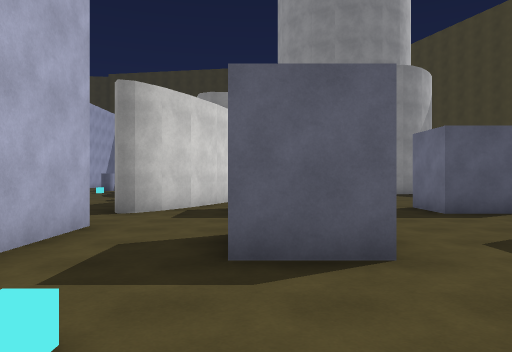
View 1 (above)

24 first-person views from a walk through a Unity game level. The camera is 1.5 m above the floor, looks level and sees 70° across. The floor is counted in squares, 2 m on a side. Each view is taken from the middle of a square. On the plan, view 1 faces up. The plan holds only what a view shows up to about 11 squares ahead; the rest is blank. The place goes on beyond the plan. Surface patterns are stand-ins for the level's own textures.

View 2
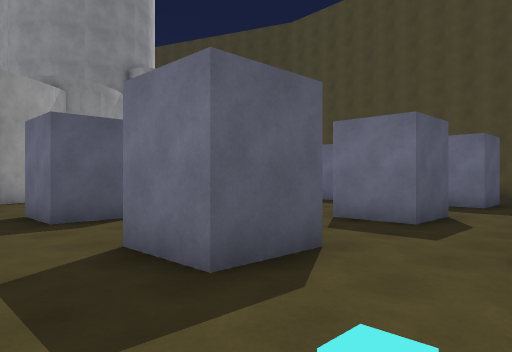

View 3
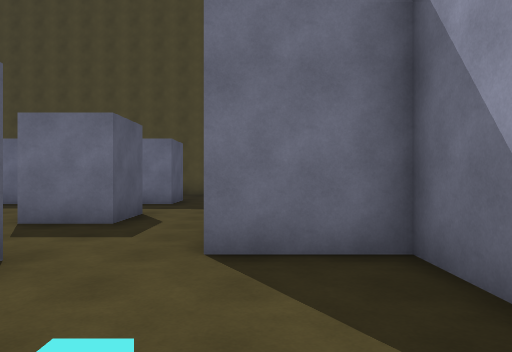

View 4
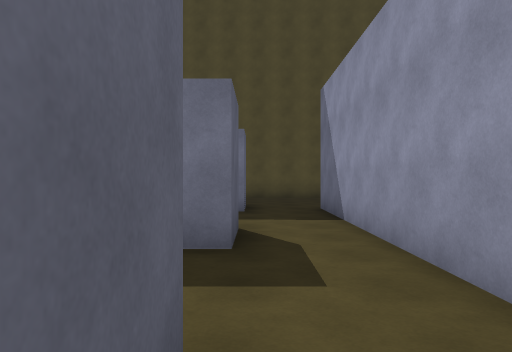

View 5
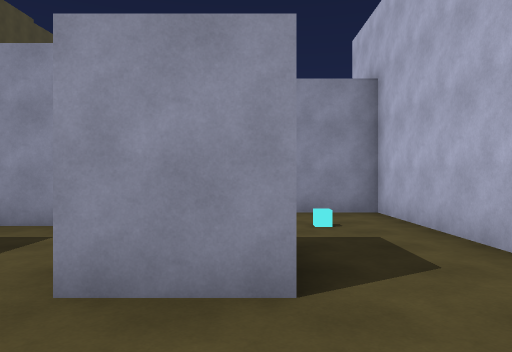

View 6
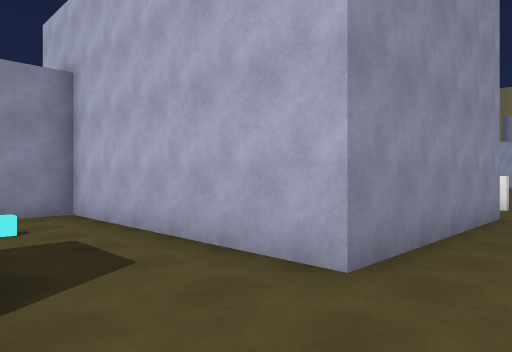

View 7
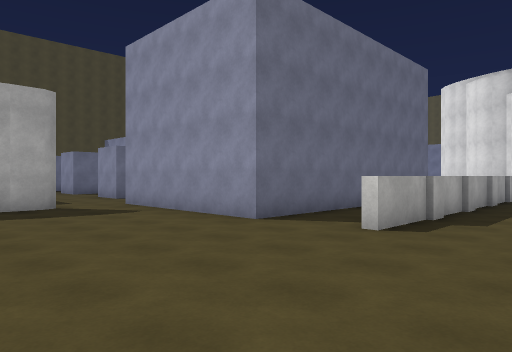

View 8
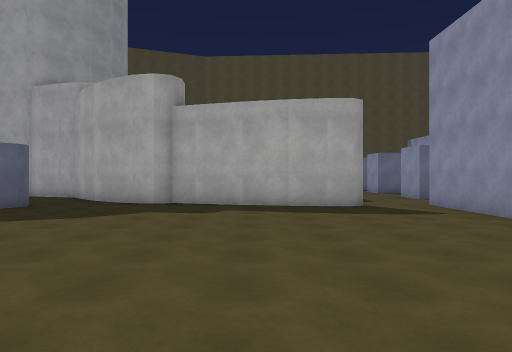

View 9
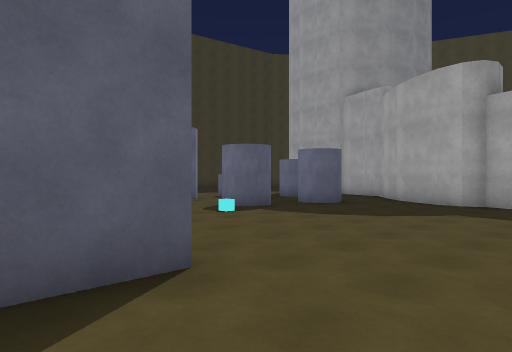

View 10
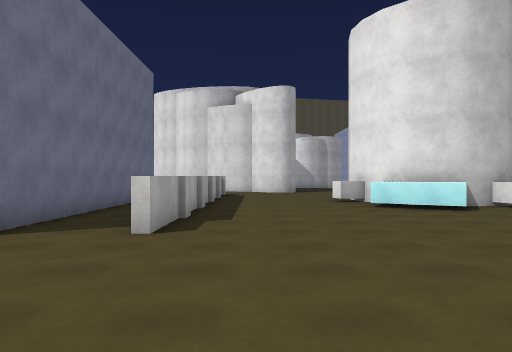

View 11
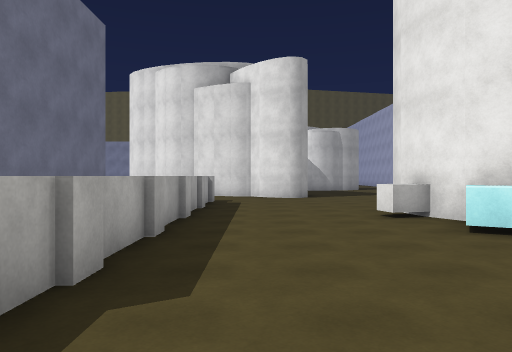

View 12
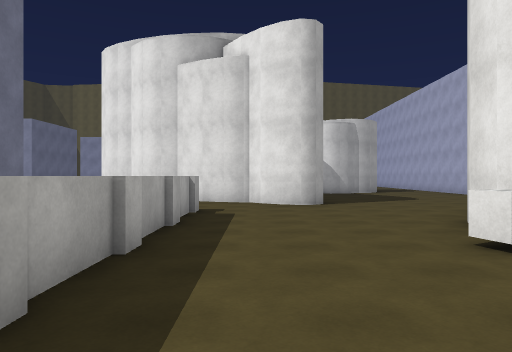

View 13
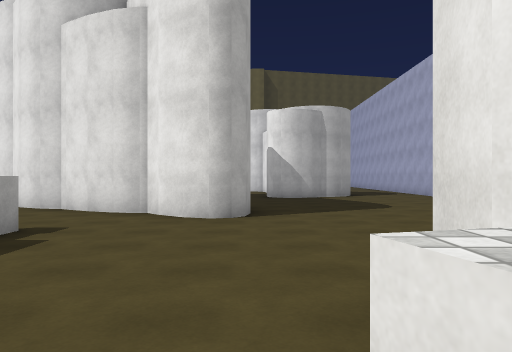

View 14
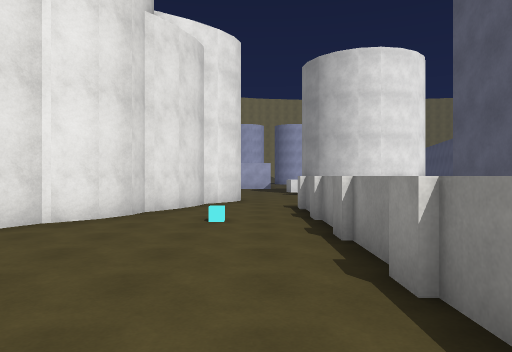

View 15
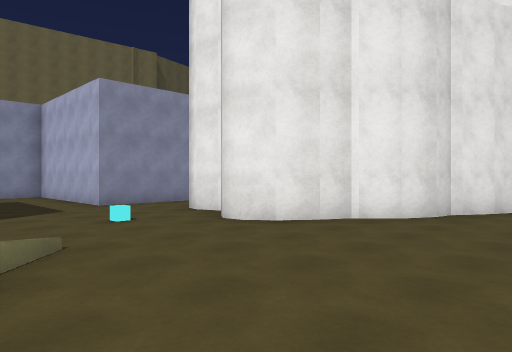

View 16
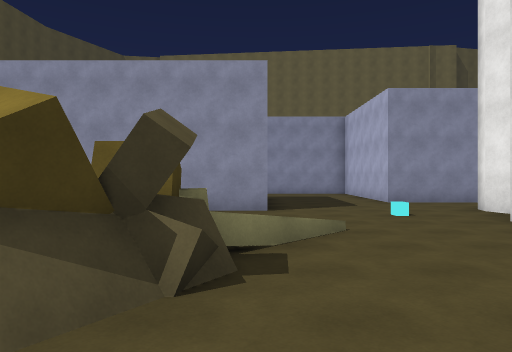

View 17
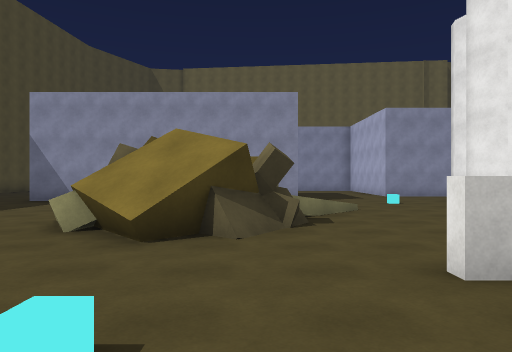

View 18
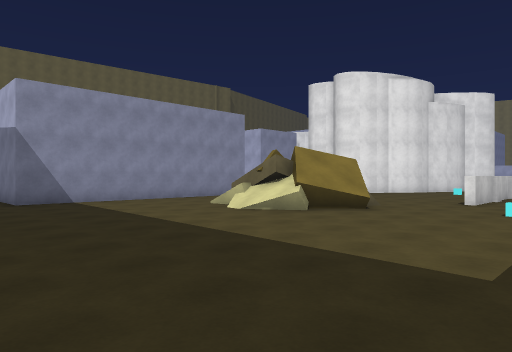

View 19
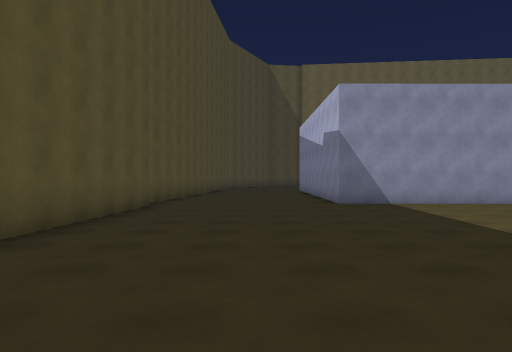

View 20
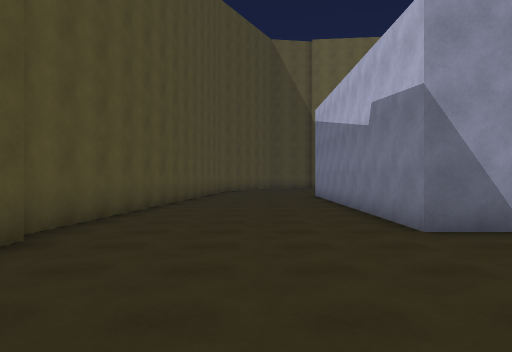

View 21
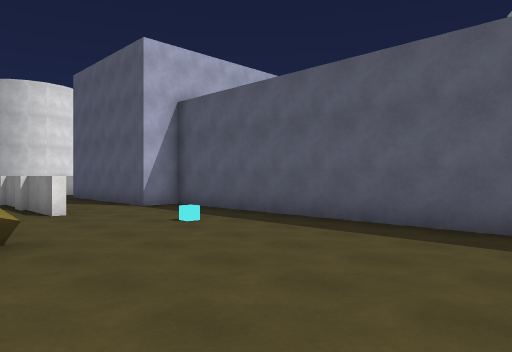

View 22
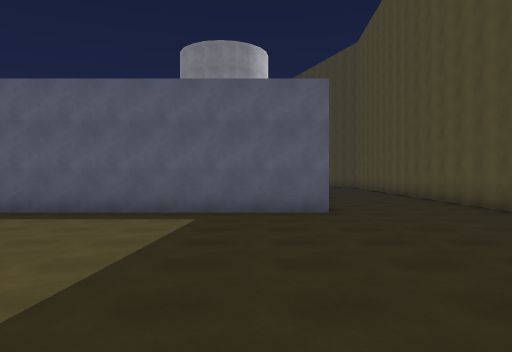

View 23
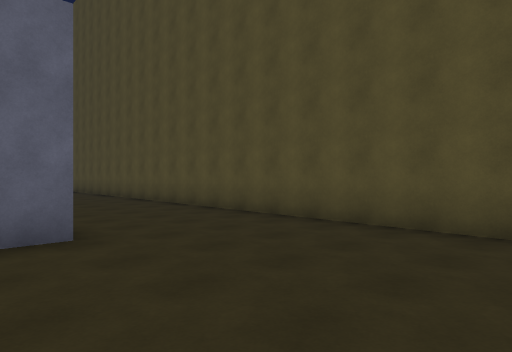

View 24
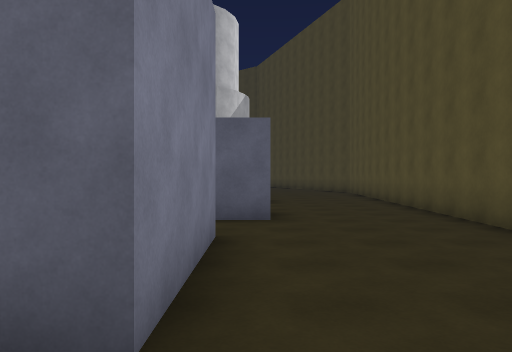

### Floor plan
Points are (right, up) in squares from view 1. A wall is a line through its corners. A room is listed if a view was taken in it or the views show most of it. See-through windows are left out.
Room 1 (views 1, 2, 3, 4)
walls: (2.1, 1.5) (5.5, 1.5); (1.2, 3.2) (-0.2, 3.2); (-2.5, 3.5) (-2.5, -0.5) (1.5, -0.5) (1.5, 1.5); (5.2, 3.2) (3.8, 3.2)
ways out: opening at (-1.5, 4) to room 2; opening at (2.5, 4) to room 2; opening at (4.5, 2.5) to room 3
objects: cyan cube (-1, 1)
Room 2 (views 5, 6, 7, 8, 9, 10, 11, 12, 13, 14, 15, 16, 17, 18, 19, 20, 21, 22, 23, 24)
walls: (-1.5, -4.9) (-2.4, -4.9); (-2.4, -4.6) (-1.5, -4.6); (-0.2, 3.2) (-0.2, 4.7) (1.2, 4.7); (2.4, -8) (2, -9.8); (3.8, 3.2) (3.8, 4.8); (7.5, 1.5) (8.5, 1.5) (8.5, -1.5) (-2.5, -1.5) (-2.5, -2.5) (-7.5, -2.5) (-7.5, 5.5) (-2.5, 5.5) (-2.5, 3.5); (-5.6, -10.1) (-5.3, -10.6) (-5.2, -11); (1, 7.2) (-0.2, 7.2) (-0.2, 8.8); (-2.9, 7.5) (-2.9, 8.3); (-8.6, -8.3) (-8, -8.4) (-7.4, -8.7) (-6.7, -9.4) (-6.2, -9.7) (-5.5, -10.2); (-2, 7.9) (-2.4, 7.4) (-2.9, 7.3); (-3, 8.2) (-2.6, 10.4); (-10.1, -7.4) (-8.6, -8.1); (-1.5, 8.8) (-2.1, 7.8); (-1.3, -12.9) (6.7, -12.9) (6.7, -19); (5.1, 7.2) (3.8, 7.2) (3.8, 8.8); (-11.1, -7) (-10.9, -7.3) (-10, -7.5); (-6.1, -12.1) (-5.9, -12.8) (-6, -13.3); (9.2, 3.2) (7.8, 3.2) (7.8, 4.1); (-11.8, -6.6) (-11.1, -7.1); (-0.8, 10.4) (-1.6, 8.7); (-2.6, 10.3) (-1.9, 12.2) (-2.1, 12.8) (-1.9, 13.4) (-1.5, 14.1); (7.8, 7.2) (7.8, 7.8); (-12.9, -7.4) (-12.8, -6.8) (-12.6, -6.5) (-12.2, -6.5) (-11.6, -6.7); (-14.1, -0.8) (-14, -1.5) (-14.1, -2.3) (-14.4, -2.8); (12.1, -5.1) (12.9, 8); (-15.5, 0.7) (-15, 0.5) (-14.5, -0.1) (-14.2, -0.7) (-13.4, -0.5) (-13.3, -1); (-7.4, -15.4) (-4.8, -15.4) (-4.8, -17.9); (0.8, 12.9) (0, 12.5); (-15.5, 2.2) (-13.7, 1.1); (-1.6, 14.1) (-1, 14.8); (11.7, -12.3) (12, -7.2); (-10.2, 12.5) (-11.6, 12.5); (11.3, -19.1) (12, -12.6)
low walls: (1.3, -6) (1.8, -6.4)
ways out: opening at (-1.5, 4) to room 1; opening at (2.5, 4) to room 1; opening at (6.5, 4) to room 3; opening at (8, 2.5) to room 3; opening at (-6.5, -14.5)
objects: block (-10, -5) to (-9, -5); block (-10, -3); block (-10, -1); block (-10, 1); block (-10, 3); block (-8, -5) to (-7, -5); cyan cube (-7, -7); cyan cube (-7, 16); block (-6, -5) to (-5, -5); cyan cube (-4, -12); block (-4, -5) to (-3, -5); block (0, -9) to (1, -9); cyan cube (1, -3)
Room 3 (no view inside)
walls: (5.5, 1.5) (7.5, 1.5)
ways out: opening at (4.5, 2.5) to room 1; opening at (6.5, 4) to room 2; opening at (8, 2.5) to room 2

Positions as (right, up) in squares from view 1, and headings:
1: (0, 0), facing up
2: (-2, 1), facing up-right
3: (-2, 1), facing right
4: (0, 3), facing right
5: (0, 7), facing down
6: (0, 7), facing down-left
7: (-12, 10), facing down-right
8: (-12, 10), facing right
9: (-12, 10), facing up-right
10: (-11, 10), facing down
11: (-11, 6), facing down
12: (-11, 3), facing down
13: (-13, 0), facing down
14: (-1, -6), facing left
15: (-1, -6), facing down-left
16: (-1, -5), facing down
17: (0, -2), facing down
18: (9, -2), facing down-left
19: (9, -3), facing down
20: (9, -8), facing down
21: (6, -7), facing up-left
22: (7, -9), facing up
23: (7, -6), facing up-right
24: (9, -3), facing up
